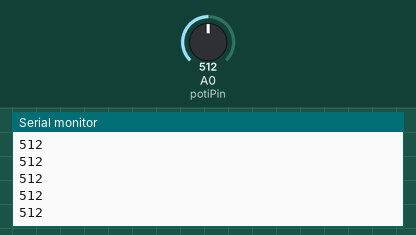
This sketch was run on a simulated Arduino Uno, built with avr-gcc and run on an emulated ATmega328P. On the bench: the last lines printed to the serial monitor. The inputs (shaded band) are chosen by the test bench; at power-on: A0 (potiPin) = 512.

Above: at 1.2 s.
1.3 s: A0 (potiPin) set to 716
At 2.1 s:
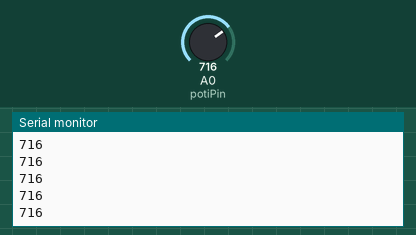
2.8 s: A0 (potiPin) set to 900
At 3.5 s:
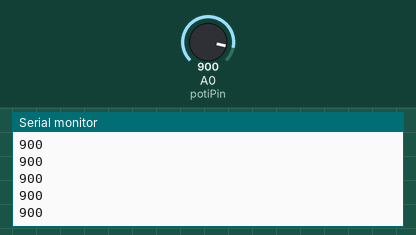
Timing chart, 0 to 5.8 s (numbered marks = the images above; inputs shaded):
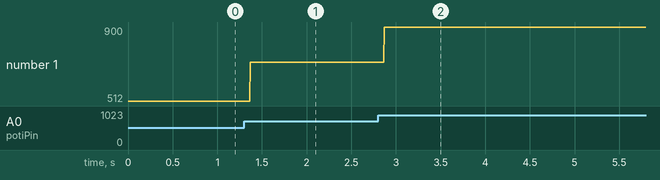

The sketch:

poti_photoresistor-example.ino
```cpp
#define potiPin A0
int potiVal = 0;

void setup() {
  Serial.begin(9600);
  pinMode(potiPin, INPUT);
}

void loop() {
  potiVal = analogRead(potiPin);
  Serial.println(potiVal);
  delay(1);        // delay in between reads for stability
}
```

Measured:
- after the input at 1.3 s, the serial monitor: prints a new line after 0.07 s (image 1)
- after the input at 2.8 s, the serial monitor: prints a new line after 0.07 s (image 2)
- plotted number 1: 512 → 716 after the input at 1.3 s, 716 → 900 after the input at 2.8 s
